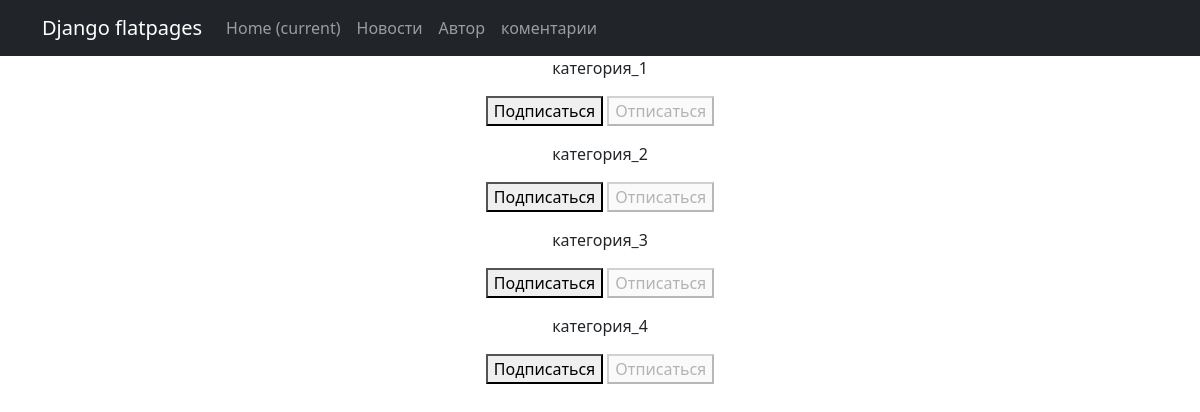
Screenshot of /subscriptions/ (signed in) with the database file from the repository.
### news/models.py (models this page shows, shortened)
class Category(models.Model):
    name = models.CharField(max_length=64, unique=True)

### news/views.py (the view, shortened to what this page needs)
# urls.py: path('subscriptions/', subscriptions, name='subscriptions'),
@login_required
@csrf_protect
def subscriptions(request):
    categories_with_subscriptions = Category.objects.annotate(
        user_subscribed=Exists(
            Subscription.objects.filter(
                user=request.user,
                category=OuterRef('pk'),
            )
        )
    ).order_by('name')
    return render(
        request,
        'subscriptions.html',
        {'categories': categories_with_subscriptions},
    )

### templates/subscriptions.html (shortened to what this page needs)
{% extends 'flatpages/default.html' %}
{% block content %}
    {% for category in categories  %}
        <p>
            {{ category.name }}
            <form method="post">
                {% if category.user_subscribed %}
                    <button disabled>Подписаться</button>
                    <button name="action" value="unsubscribe">Отписаться</button>
                {% else %}
                    <button name="action" value="subscribe">Подписаться</button>
                    <button disabled>Отписаться</button>
                {% endif %}
            </form>
        </p>
    {% endfor %}
{% endblock content %}

### rows the page displays
Category: name "категория_1", shows "Подписаться"
Category: name "категория_2", shows "Подписаться"
Category: name "категория_3", shows "Подписаться"
Category: name "категория_4", shows "Подписаться"
